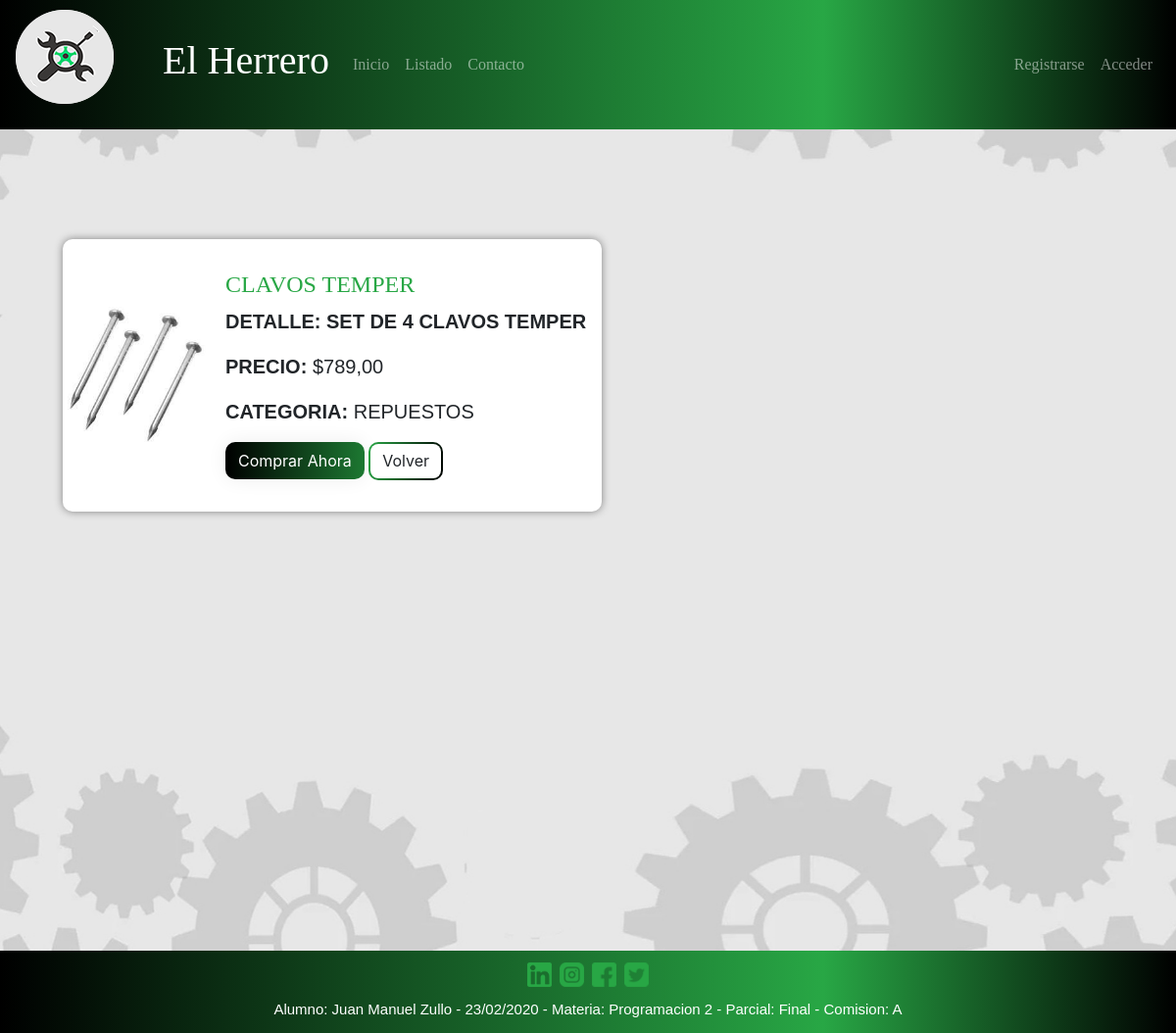
Screenshot of /sitio/index.php?s=Listado-Detalle&id=4 with the database file from the repository.
### tables this page shows
CREATE TABLE `productos` (
  `id` int(11) NOT NULL,
  `nombre` varchar(500) NOT NULL,
  `detalle` varchar(500) NOT NULL,
  `precio` double NOT NULL,
  `idcategoria` int(11) NOT NULL,
  `foto` varchar(45) DEFAULT NULL,
  `es_oferta` tinyint(4) DEFAULT NULL,
  `es_visible` tinyint(4) NOT NULL DEFAULT 1
);

CREATE TABLE `categorias` (
  `id` int(11) NOT NULL,
  `descripcion` varchar(50) DEFAULT NULL
);

### sitio/funciones/productos.php (called while the page is built, shortened)
<?php
function getProductoById($db,$id) {
    $id = mysqli_real_escape_string($db, $id);
    $queryProductobyId = "SELECT I.id, C.descripcion AS categoria, I.nombre,
    I.detalle, I.precio, I.es_oferta, I.foto, I.es_visible, I.idcategoria FROM productos I
    INNER JOIN categorias C ON I.idcategoria = C.id WHERE I.id =  $id  ";
    $ProductoDetalle = mysqli_query($db, $queryProductobyId);
    if (!$ProductoDetalle or $ProductoDetalle == null) return array();
    else {
        $ProductoDetalle = mysqli_fetch_assoc($ProductoDetalle);
        if ($ProductoDetalle != null) {
            return $ProductoDetalle;
        }
        else {
            return array();
        }
    }
}

### sitio/funciones/autenticacion.php (called while the page is built, shortened)
<?php
function estaAutenticado() {
    return isset($_SESSION['id_usuario']);
}

### sitio/secciones/Listado-Detalle.php (the view, shortened to what this page needs)
<?php
require 'funciones/productos.php';
$id = (isset($_GET['id']) and is_numeric($_GET['id']) and $_GET['id'] > 0) ? (int)$_GET['id'] : 0;
$producto = getProductoById($db,$id);
?>
<section id="listado-detalle">
    <div class="conteiner">
        <div class="tarjeta-detalle">
            <div class="left-column">
                <img src="img/<?=$producto['foto'];?>" alt="<?=$producto['nombre'];?>">
            </div>
            <div class="right-column">
                <div class="producto-nombre">
                    <h1><?=$producto['nombre'];?></h1>
                    <p><B>DETALLE: </B><?=$producto['detalle'];?></p>
                </div>
                    <div>
                        <p><B>PRECIO: </B>$<?=number_format($producto['precio'],2,",",".");?></p>
                        <p><B>CATEGORIA: </B><?=$producto['categoria'];?></p>
                        <?php
                        if (estaAutenticado()) {
                            ?>
                            <form name="compra<?= $producto['id'];?>" action="acciones/carrito-agregar.php" method="POST">
                                <input type="hidden" name="product_id" value="<?= $producto['id'];?>">
                                <div class="form-group">
                                    <input class="agregar form-control col-xs-2" type="number" value="1" min="1" max="10000">
                                </div>
                                <button type="submit"  class="btn btn-grad">Comprar Ahora</button>
                            </form>
                            <?php
                        }
                        else {
                            ?>
                            <button type="button" onclick="location.href='index.php?s=Login';" class="btn btn-grad">Comprar Ahora</button>
                            <button type="button" onclick="location.href='index.php?s=Productos';" class="btn btn-volver">Volver</button>
                            <?php
                        }
                        ?>
                </div>
            </div>
        </div>
    </div>
</section>

### sitio/css/estilos.css (style rules this page uses)
* { margin: 0; padding: 0; box-sizing: border-box; }
body { background: url(../img/fondo.jpg); background-repeat: no-repeat; background-size: 100% 100%; }
h1,h2 { font-family: Verdana; color: #28a745; }
p { font-family: Arial; text-align: justify; font-size:20px; }
img { width: 150px; height: 150px; }
.btn-grad { background: linear-gradient(to right, #000000 0%, #28a745 70%, #000000 100%) }
.btn-grad { ; padding: 6px 12px; text-align: center; transition: 0.5s; background-size: 200% auto; color: white; box-shadow: 0 0 20px #eee; border-radius: 10px; display: inline-block; }
.btn-volver { border-radius: 10px; border: solid 2px transparent; padding: 5.7px 12px; color: $color-black; background-image: linear-gradient(rgba(0, 0, 0, 0), rgba(0, 0, 0, 0)), linear-gradient(101deg, #28a745, #000000); background-origin: border-box; background-clip: content-box, border-box; box-shadow: 2px 1000px 1px #fff inset; }
#listado-detalle { padding-top: 5em; position: relative; }
#listado-detalle::after { content: ""; width: 70%; display: flex; margin: 4em auto; }
#listado-detalle p { text-align: left; }
.tarjeta-detalle { display: flex; background: white; box-shadow: 0 0 8px grey; border-radius: 10px; }
.tarjeta-detalle .left-column { position: relative; display: flex; justify-content: center; align-items: center; }
.tarjeta-detalle .left-column img { with:20px; }
.tarjeta-detalle .right-column { position: center; overflow: hidden; padding: 2rem 1rem ; display: flex; flex-direction: column; }
.tarjeta-detalle .right-column .producto-nombre { text-transform: uppercase; font-weight: bold; }
.tarjeta-detalle .right-column .producto-nombre h1 { font-size: 2vw; }
main section { margin-bottom: 4em; }

### rows the page displays
productos: foto (picture), nombre "CLAVOS TEMPER", detalle "SET DE 4 CLAVOS TEMPER", precio "789,00", idcategoria.descripcion "REPUESTOS"
